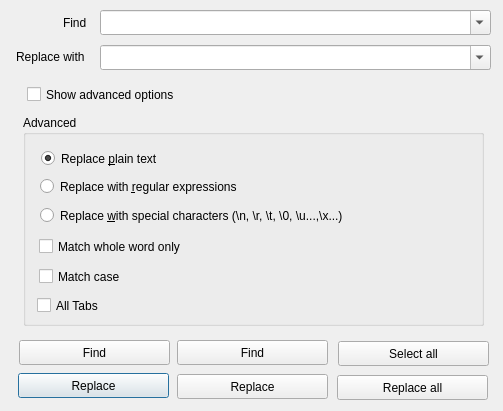
<?xml version="1.0" encoding="UTF-8"?>
<ui version="4.0">
 <class>ReplaceDialog</class>
 <widget class="QDialog" name="ReplaceDialog">
  <property name="geometry">
   <rect>
    <x>0</x>
    <y>0</y>
    <width>503</width>
    <height>411</height>
   </rect>
  </property>
  <property name="windowTitle">
   <string>Replace</string>
  </property>
  <widget class="QComboBox" name="comboBoxFind">
   <property name="geometry">
    <rect>
     <x>100</x>
     <y>10</y>
     <width>391</width>
     <height>25</height>
    </rect>
   </property>
   <property name="editable">
    <bool>true</bool>
   </property>
   <property name="currentText">
    <string/>
   </property>
  </widget>
  <widget class="QPushButton" name="replaceNext">
   <property name="geometry">
    <rect>
     <x>18</x>
     <y>373</y>
     <width>151</width>
     <height>25</height>
    </rect>
   </property>
   <property name="text">
    <string>Replace</string>
   </property>
   <property name="icon">
    <iconset theme="go-down"/>
   </property>
  </widget>
  <widget class="QPushButton" name="replaceAll">
   <property name="geometry">
    <rect>
     <x>337</x>
     <y>375</y>
     <width>151</width>
     <height>25</height>
    </rect>
   </property>
   <property name="text">
    <string>Replace all</string>
   </property>
  </widget>
  <widget class="QLabel" name="label">
   <property name="geometry">
    <rect>
     <x>16</x>
     <y>48</y>
     <width>81</width>
     <height>17</height>
    </rect>
   </property>
   <property name="text">
    <string>Replace with</string>
   </property>
  </widget>
  <widget class="QPushButton" name="replacePrevious">
   <property name="geometry">
    <rect>
     <x>177</x>
     <y>374</y>
     <width>151</width>
     <height>25</height>
    </rect>
   </property>
   <property name="text">
    <string>Replace</string>
   </property>
   <property name="icon">
    <iconset theme="go-up"/>
   </property>
  </widget>
  <widget class="QCheckBox" name="advancedOptions">
   <property name="geometry">
    <rect>
     <x>27</x>
     <y>83</y>
     <width>171</width>
     <height>23</height>
    </rect>
   </property>
   <property name="text">
    <string>Show advanced options</string>
   </property>
  </widget>
  <widget class="QGroupBox" name="groupBoxAdvanced">
   <property name="enabled">
    <bool>true</bool>
   </property>
   <property name="geometry">
    <rect>
     <x>23</x>
     <y>115</y>
     <width>461</width>
     <height>211</height>
    </rect>
   </property>
   <property name="title">
    <string>Advanced</string>
   </property>
   <widget class="QRadioButton" name="replacePlainText">
    <property name="geometry">
     <rect>
      <x>18</x>
      <y>32</y>
      <width>131</width>
      <height>23</height>
     </rect>
    </property>
    <property name="text">
     <string>Replace &amp;plain text</string>
    </property>
    <property name="checked">
     <bool>true</bool>
    </property>
   </widget>
   <widget class="QRadioButton" name="replaceRegularExpression">
    <property name="geometry">
     <rect>
      <x>17</x>
      <y>60</y>
      <width>231</width>
      <height>23</height>
     </rect>
    </property>
    <property name="text">
     <string>Replace with &amp;regular expressions</string>
    </property>
   </widget>
   <widget class="QRadioButton" name="replaceSpecialCharachters">
    <property name="geometry">
     <rect>
      <x>17</x>
      <y>89</y>
      <width>351</width>
      <height>23</height>
     </rect>
    </property>
    <property name="text">
     <string>Replace &amp;with special characters (\n, \r, \t, \0, \u...,\x...)</string>
    </property>
   </widget>
   <widget class="QCheckBox" name="matchWholeWord">
    <property name="geometry">
     <rect>
      <x>16</x>
      <y>120</y>
      <width>171</width>
      <height>23</height>
     </rect>
    </property>
    <property name="text">
     <string>Match whole word only</string>
    </property>
   </widget>
   <widget class="QCheckBox" name="matchCase">
    <property name="geometry">
     <rect>
      <x>16</x>
      <y>150</y>
      <width>91</width>
      <height>23</height>
     </rect>
    </property>
    <property name="text">
     <string>Match case</string>
    </property>
   </widget>
   <widget class="QCheckBox" name="checkBoxAllTabs">
    <property name="geometry">
     <rect>
      <x>14</x>
      <y>179</y>
      <width>82</width>
      <height>23</height>
     </rect>
    </property>
    <property name="text">
     <string>All Tabs</string>
    </property>
   </widget>
  </widget>
  <widget class="QLabel" name="label_2">
   <property name="geometry">
    <rect>
     <x>63</x>
     <y>14</y>
     <width>31</width>
     <height>17</height>
    </rect>
   </property>
   <property name="text">
    <string>Find</string>
   </property>
  </widget>
  <widget class="QComboBox" name="comboBoxReplace">
   <property name="geometry">
    <rect>
     <x>100</x>
     <y>45</y>
     <width>391</width>
     <height>25</height>
    </rect>
   </property>
   <property name="editable">
    <bool>true</bool>
   </property>
   <property name="currentText">
    <string/>
   </property>
  </widget>
  <widget class="QPushButton" name="findNext">
   <property name="geometry">
    <rect>
     <x>19</x>
     <y>340</y>
     <width>151</width>
     <height>25</height>
    </rect>
   </property>
   <property name="text">
    <string>Find</string>
   </property>
   <property name="icon">
    <iconset theme="go-down"/>
   </property>
  </widget>
  <widget class="QPushButton" name="findPrevious">
   <property name="geometry">
    <rect>
     <x>177</x>
     <y>340</y>
     <width>151</width>
     <height>25</height>
    </rect>
   </property>
   <property name="text">
    <string>Find</string>
   </property>
   <property name="icon">
    <iconset theme="go-up"/>
   </property>
  </widget>
  <widget class="QPushButton" name="selectAll">
   <property name="geometry">
    <rect>
     <x>338</x>
     <y>341</y>
     <width>151</width>
     <height>25</height>
    </rect>
   </property>
   <property name="text">
    <string>Select all</string>
   </property>
  </widget>
 </widget>
 <resources/>
 <connections/>
</ui>
